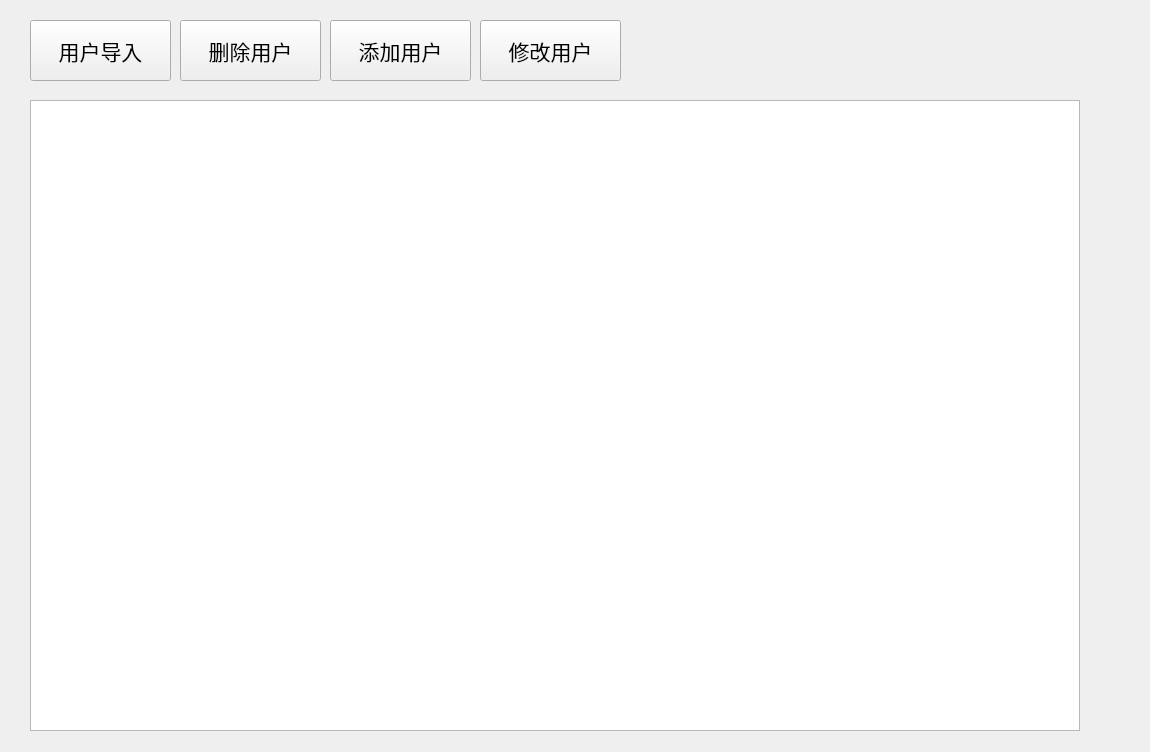
<?xml version="1.0" encoding="UTF-8"?>
<ui version="4.0">
 <class>User</class>
 <widget class="QWidget" name="User">
  <property name="geometry">
   <rect>
    <x>0</x>
    <y>0</y>
    <width>1150</width>
    <height>752</height>
   </rect>
  </property>
  <property name="windowTitle">
   <string>Form</string>
  </property>
  <widget class="QTableView" name="tableView">
   <property name="geometry">
    <rect>
     <x>30</x>
     <y>100</y>
     <width>1050</width>
     <height>631</height>
    </rect>
   </property>
  </widget>
  <widget class="QWidget" name="widget" native="true">
   <property name="geometry">
    <rect>
     <x>30</x>
     <y>20</y>
     <width>1027</width>
     <height>61</height>
    </rect>
   </property>
   <widget class="QPushButton" name="input">
    <property name="geometry">
     <rect>
      <x>0</x>
      <y>0</y>
      <width>141</width>
      <height>61</height>
     </rect>
    </property>
    <property name="styleSheet">
     <string notr="true">font: 75 16pt
</string>
    </property>
    <property name="text">
     <string>用户导入</string>
    </property>
   </widget>
   <widget class="QPushButton" name="delete_2">
    <property name="geometry">
     <rect>
      <x>150</x>
      <y>0</y>
      <width>141</width>
      <height>61</height>
     </rect>
    </property>
    <property name="styleSheet">
     <string notr="true">font:75 16pt</string>
    </property>
    <property name="text">
     <string>删除用户</string>
    </property>
   </widget>
   <widget class="QPushButton" name="add">
    <property name="geometry">
     <rect>
      <x>300</x>
      <y>0</y>
      <width>141</width>
      <height>61</height>
     </rect>
    </property>
    <property name="styleSheet">
     <string notr="true">font:75 16pt
</string>
    </property>
    <property name="text">
     <string>添加用户</string>
    </property>
   </widget>
   <widget class="QPushButton" name="revise">
    <property name="geometry">
     <rect>
      <x>450</x>
      <y>0</y>
      <width>141</width>
      <height>61</height>
     </rect>
    </property>
    <property name="styleSheet">
     <string notr="true">font: 75 16pt
</string>
    </property>
    <property name="text">
     <string>修改用户</string>
    </property>
   </widget>
  </widget>
 </widget>
 <resources/>
 <connections/>
</ui>
